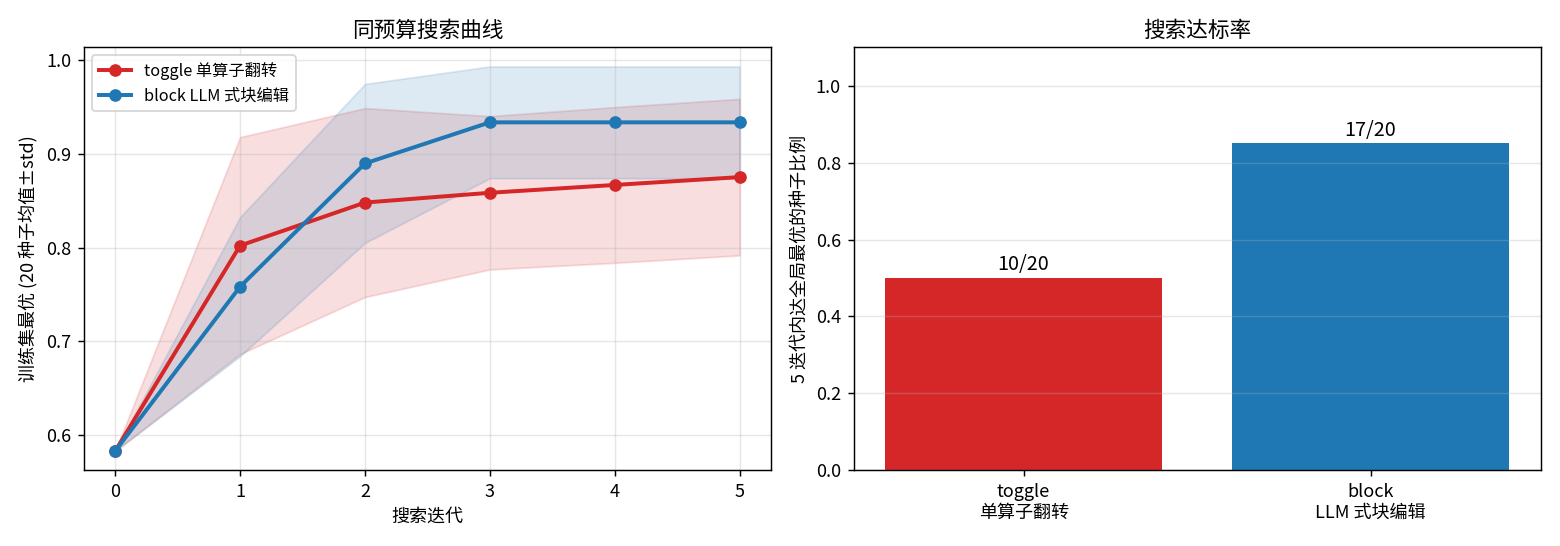

The Python source for this figure:
"""
实验 05d — L4 补缺: mini-ADAS — "workflow 即代码, 设计即搜索" 的最小可跑版
对应: 自进化2.0-整体叠加.md §7 自查表 L4 行 · ADAS (arXiv:2408.08435) / AFlow (arXiv:2410.10762) 思想复刻

ADAS 核心主张: "agent 架构设计"不是手工活, 是搜索问题 — 元 agent 在(代码)设计空间里
搜索工作流, 实证评估做选择. 本实验把三要素各留一个最小实现:
  设计空间   workflow = direct(求解器) + 可选算子集 ⊆ {decompose 分解, verify 校验,
             retry 重试, ensemble2 双路集成} (规范序执行, 2^4=16 个工作流)
  元 agent   冻结为确定性提议器 (toggle 算子变异 + 随机探索) — 隔离"搜索的价值"变量,
             与 05/05b 的"冻结 LLM"同一手法; 真系统里提议器 = LLM 写代码
  实证评估   24 题训练集打分选优, 12 题测试集报告 — 训练/测试分离 (搜索不许看测试)

任务模拟器 (诚实声明: 确定性模拟, 非真 LLM): 3 题型 × 12 题, 骰子钉题 id (crc32, 05c 教训前置)
  单步题  base 0.90                    ensemble2 +0.05
  多步题  base 0.35, decompose → 0.88
  噪声题  base 0.45, verify → 0.60, verify+retry → 0.88
搜索: 5 迭代 × 每代 3 候选 (变异最优 ×2 + 全随机 ×1), 存档保历史
对照: 空间仅 16 个 → 搜索结束后穷举验证"搜到的是否全局最优" (真实 ADAS 天文空间做不到)

实测结论 (20 种子 × 5 迭代 × 3 候选, 秒级, 2026-08-24):
  穷举地面真值: direct+decompose+verify+retry+ensemble2  训练 0.958 / 测试 1.000 / 成本 ×5
  种子工作流 direct                                          训练 0.583 / 测试 0.583 / 成本 ×1
  toggle 单算子翻转: 达全局最优 10/20, 末代训练均值 0.875 — 半数种子卡在"平坦山脊"
  block  LLM 式块编辑: 达全局最优 17/20, 末代训练均值 0.933 — 可靠性显著更高
  ★ 编辑粒度提升的是"达标率"(可靠性), 不是速度(两者达标中位迭代都是 2)
  ★ verify 单加在 8 题噪声桶上期望只翻 ~1 题 → 比特式爬山常年在山脊失速;
    必须协同落成 verify+retry 的块编辑, 正是 LLM 提议器相对比特变异的真实优势
  ★ 开发实录两坑: ①首跑训练/测试划分 i//12 漏整类噪声题 (穷举对照揪出)
    ②单跑对比换种子结论翻转 → 改 20 种子统计 (轶事≠证据)

跑法: python3 -u 05d_mini_adas.py   (产物: 05d_mini_adas.png)
"""
import itertools, os, random, zlib
import matplotlib
matplotlib.use("Agg")
import matplotlib.pyplot as plt

matplotlib.rcParams["font.sans-serif"] = ["Noto Sans CJK SC", "WenQuanYi Zen Hei", "DejaVu Sans"]
matplotlib.rcParams["axes.unicode_minus"] = False

def P(*a): print(*a, flush=True)

random.seed(31415)

# ============================================================
# Part 1: 任务 — 36 题 (3 题型 × 12), 骰子钉题 id
# ============================================================
TYPES = ["single", "multi", "noisy"]
TYPE_CN = {"single": "单步题", "multi": "多步题", "noisy": "噪声题"}
TRAIN = [(t, f"train{t}_{j}") for t in range(3) for j in range(8)]   # 每型 8 题
TEST  = [(t, f"test{t}_{j}")  for t in range(3) for j in range(4)]   # 每型 4 题

def p_correct(type_id, wf):
    t = TYPES[type_id]
    if t == "single": return 0.90 + (0.05 if "ensemble2" in wf else 0.0)
    if t == "multi":  return (0.88 if "decompose" in wf else 0.35) + (0.03 if "ensemble2" in wf else 0.0)
    base = 0.45
    if "verify" in wf: base = 0.88 if "retry" in wf else 0.60
    return base + (0.03 if "ensemble2" in wf else 0.0)

def evaluate(wf, items):
    score = 0
    for type_id, qid in items:
        if random.Random(zlib.crc32(qid.encode())).random() < p_correct(type_id, wf):
            score += 1
    return score / len(items)

def wf_cost(wf):
    return 1 + len(wf)   # direct + 每个可选算子各 1 单位调用成本

def wf_code(wf):
    """把工作流打印成伪代码 (workflow 即代码)"""
    lines = ["solve(task):"]
    if "decompose" in wf: lines.append("  subs = decompose(task)            # 多步题: 拆子问题")
    else:                 lines.append("  subs = [task]")
    lines.append("  ans = direct(subs)                   # 基础求解器 (种子唯一能力)")
    if "ensemble2" in wf: lines.append("  ans = majority(ans, direct(subs))  # 双路集成")
    if "verify" in wf:    lines.append("  if not verify(ans):")
    if "retry" in wf:     lines.append("    ans = direct(subs, seed+1)       # 校验失败→重试")
    elif "verify" in wf:  lines.append("    mark(ans, uncertain)             # 只校验不重试")
    return "\n".join(lines)

# ============================================================
# Part 2: mini-ADAS 搜索 — 冻结元 agent (确定性提议器) + 存档 + 实证选择
# ============================================================
ALL_OPS = ["decompose", "verify", "retry", "ensemble2"]

def mutate_wf(wf, style="toggle"):
    """元 agent 的编辑动作. style='toggle': 单算子翻转 (比特式爬山);
    style='block': 随机增/删 1-2 个算子 (LLM 式重写 — 真系统里 LLM 改的是整段代码,
    天然能一次落成'verify+retry'这类必须协同的改动)"""
    if style == "toggle":
        return tuple(sorted(set(wf) ^ {random.choice(ALL_OPS)}))
    missing = [op for op in ALL_OPS if op not in wf]
    if missing and (not wf or random.random() < 0.7):
        k = min(len(missing), random.choice([1, 2]))
        return tuple(sorted(set(wf) | set(random.sample(missing, k))))
    if wf:
        k = min(len(wf), random.choice([1, 2]))
        return tuple(sorted(set(wf) - set(random.sample(list(wf), k))))
    return tuple(sorted({random.choice(ALL_OPS)}))

def random_wf():
    return tuple(sorted(op for op in ALL_OPS if random.random() < 0.4))

def search(style, iters=5, cands=3):
    seed = ()
    archive = [(seed, evaluate(seed, TRAIN))]
    curve = [archive[0][1]]
    for it in range(iters):
        best_wf, best_s = max(archive, key=lambda x: x[1])
        proposals = [mutate_wf(best_wf, style), mutate_wf(best_wf, style), random_wf()]
        for wf in proposals:
            archive.append((wf, evaluate(wf, TRAIN)))
        curve.append(max(s for _, s in archive))
    return archive, curve

# ============================================================
# Part 3: 主流程 — 两种提议器 × 20 种子同预算对比 + 穷举对照
# ============================================================
if __name__ == "__main__":
    P("=" * 74)
    P("Part 3  mini-ADAS: 设计即搜索 (5 迭代 × 3 候选, 训练 24 题 / 测试 12 题, 20 种子)")
    # 穷举先算全局最优 (搜索的地面真值)
    full = []
    for k in range(5):
        for combo in itertools.combinations(ALL_OPS, k):
            full.append((evaluate(tuple(combo), TRAIN), tuple(combo)))
    full.sort(reverse=True)
    global_opt, global_score = full[0][1], full[0][0]
    P(f"  穷举地面真值: 全局最优 = direct+{'+'.join(global_opt)}  训练 {global_score:.3f} / 成本 {wf_cost(global_opt)}")

    stats = {}
    for style, cn, color in [("toggle", "toggle 单算子翻转", "#d62728"), ("block", "block LLM 式块编辑", "#1f77b4")]:
        reached, iters_hit, curves, bests = 0, [], [], []
        for sd in range(20):
            random.seed(1000 + sd * 17 + (0 if style == "toggle" else 500))
            archive, curve = search(style)
            best_wf, best_train = max(archive, key=lambda x: x[1])
            curves.append(curve); bests.append(best_train)
            if best_train >= global_score - 1e-9:
                reached += 1
                iters_hit.append(curve.index(global_score))
        stats[style] = (curves, reached, iters_hit, bests, color, cn)
        med = sorted(iters_hit)[len(iters_hit)//2] if iters_hit else -1
        P(f"  [{cn}]  达全局最优 {reached}/20  达标中位迭代 {med}  末代训练最优 mean={sum(bests)/len(bests):.3f}")

    P("\n  block 版典型搜出工作流 (workflow 即代码):")
    for line in wf_code(global_opt).splitlines():
        P("    " + line)
    P(f"  该工作流 测试集 {evaluate(global_opt, TEST):.3f} vs 种子 direct 测试集 {evaluate((), TEST):.3f}")

    fig, (ax1, ax2) = plt.subplots(1, 2, figsize=(12.0, 4.2))
    for style in ("toggle", "block"):
        curves, _, _, _, color, cn = stats[style]
        m = [sum(c[i] for c in curves) / len(curves) for i in range(6)]
        sd_ = [ (sum((c[i]-m[i])**2 for c in curves)/len(curves))**0.5 for i in range(6)]
        ax1.plot(range(6), m, "o-", lw=2.2, color=color, label=cn)
        ax1.fill_between(range(6), [a-b for a,b in zip(m,sd_)], [a+b for a,b in zip(m,sd_)], color=color, alpha=0.15)
    ax1.set_xlabel("搜索迭代"); ax1.set_ylabel("训练集最优 (20 种子均值±std)")
    ax1.set_title("同预算搜索曲线"); ax1.legend(fontsize=9); ax1.grid(alpha=0.3)
    names = ["toggle\n单算子翻转", "block\nLLM 式块编辑"]
    bars = ax2.bar(names, [stats[s][1]/20 for s in ("toggle","block")], color=[stats[s][4] for s in ("toggle","block")])
    for b_, s in zip(bars, ("toggle","block")):
        ax2.text(b_.get_x()+b_.get_width()/2, b_.get_height()+0.02, f"{stats[s][1]}/20", ha="center", fontsize=11)
    ax2.set_ylabel("5 迭代内达全局最优的种子比例"); ax2.set_ylim(0, 1.1); ax2.grid(alpha=0.3, axis="y")
    ax2.set_title("搜索达标率")
    fig.tight_layout()
    HERE = os.path.dirname(os.path.abspath(__file__))
    fig.savefig(os.path.join(HERE, "05d_mini_adas.png"), dpi=130)
    P("\n图已保存: 05d_mini_adas.png")

    P("=" * 74)
    P("反直觉点")
    P("""
- 单次运行的搜索对比是轶事: 首跑 toggle 卡死在 rank 8/16, 次跑 toggle 一代撞顶 —
  换种子结论翻转. 不做多种子统计的"搜索方法A优于B"结论一律不可信 (与主实验
  30 种子家规同源; ADAS/AFlow 论文的单跑对比因此只能算证据下限).

- 穷举对照是本玩具的奢侈: 空间仅 16 个, 可直接给搜索配"地面真值"; 真实 ADAS
  的设计空间是图灵完备代码, 永远无法穷举, 论文只能报 baseline 对比. 但穷举
  在小空间里揪出了本实验自己的训练/测试划分 bug (首跑 i//12 漏了整类噪声题)
  — 全量验证是搜索系统最好的自检.

- 成本维度的沉默: 两种提议器最终都收敛到'全算子堆满' (成本 ×5) — 只优化分数
  的搜索必然偏爱重工作流; 真实系统必须把成本纳入选择压力 (AFlow 多目标评分),
  否则推理费用失控.
""")
